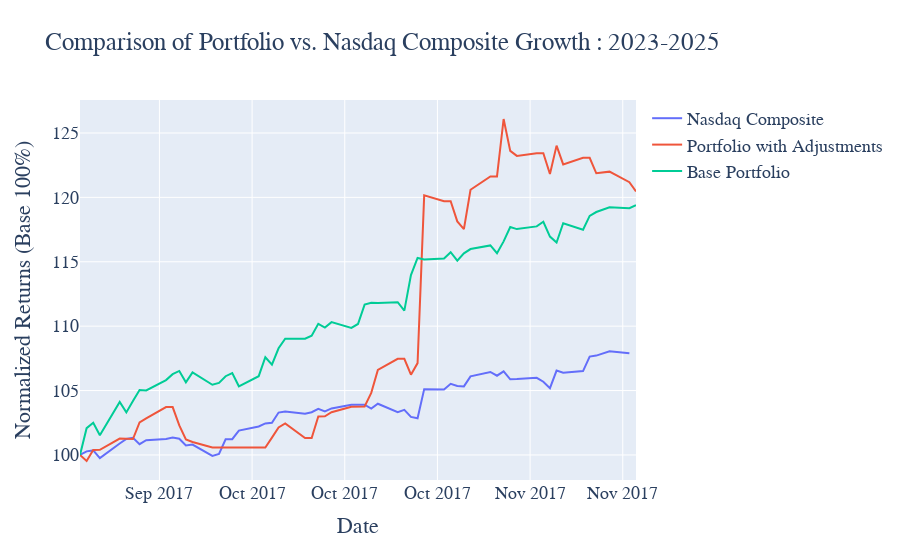

Notebook cell for this chart:
### Code cell
ML_daily_returns = ML_portfolio_streamed.pct_change()
ML_cumulative_returns = (1 + ML_daily_returns).cumprod()
ML_cumulative_returns.iloc[0] = 1
ML_portfolio_normalized = (ML_cumulative_returns / ML_cumulative_returns.iloc[0]) * 100

best_port_assets = initial_portfolio['tickers']
best_port_assets_test_data = raw_data.loc[:, best_port_assets]

Nasdaq_comp = getNasdaq_comp(ML_cumulative_returns.index[0], ML_cumulative_returns.index[-1])

best_portfolio_weights = initial_portfolio['weights']
normalized_prices = best_port_assets_test_data.div(best_port_assets_test_data.iloc[0])
daily_returns = normalized_prices.pct_change()
weighted_returns = daily_returns.mul(best_portfolio_weights, axis='columns')
portfolio_daily_returns = weighted_returns.sum(axis=1)
portfolio_cumulative_returns = (1 + portfolio_daily_returns).cumprod()

portfolio_start = portfolio_cumulative_returns.iloc[0]
portfolio_normalized = (portfolio_cumulative_returns / portfolio_start) * 100

fig = go.Figure()

fig.add_trace(go.Scatter(
    x=Nasdaq_comp.index,
    y=Nasdaq_comp['Normalized'],
    mode='lines',
    name='Nasdaq Composite'
))

fig.add_trace(go.Scatter(
    x=ML_cumulative_returns.index,
    y=ML_portfolio_normalized,
    mode='lines',
    name='Portfolio with Adjustments'
))

fig.add_trace(go.Scatter(
    x=ML_cumulative_returns.index,
    y=portfolio_normalized,
    mode='lines',
    name='Base Portfolio'
))

fig.update_layout(
    title='Comparison of Portfolio vs. Nasdaq Composite Growth : 2023-2025',
    xaxis_title='Date',
    yaxis_title='Normalized Returns (Base 100%)',
    xaxis=dict(
        type='date',
        tickformat='%b %Y',
        tickmode='auto'
    ),
    font=dict(
        family="Cambria",
        size=18,
    )
)
fig.show()
#fig.write_html("MLRBAvsRBAvsNasdaq.html")
#fig.write_image("MLRBAvsRBAvsNasdaq.png", format='png', width=1920, height=1080)
